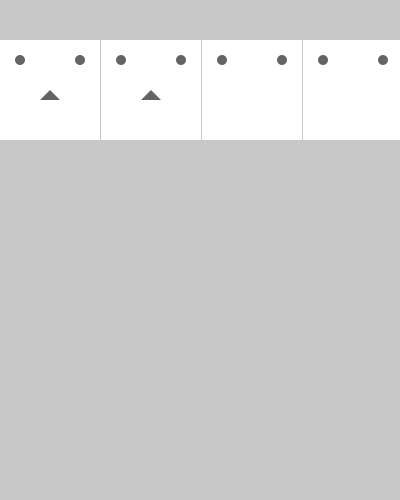
Frame 1 (no input)
Frame 60 (the mouse pressed at the canvas centre just before this capture): identical to frame 1, image omitted
Frame 120 (the mouse held since frame 60 and released just before this capture): identical to frame 1, image omitted

The Processing sketch that drew this single still picture (run headless with seeded random() and noise(); from frame 60 on, the mouse is pressed at the canvas centre):

// Processing sketch: functionFace
// ── functionFace.pde
void setup() {
  size(400, 500);
  smooth();
  noStroke();
}

void draw() {
  background(200);
  for (int i = 0; i<width; i+= 101) {
    drawFace(i, 40);
  }
  
  // other stuff
}

void drawFace(int x, int y) {
  fill(255);
  rect(x, y, 100, 100);
  fill(100);
  ellipse(x + 20, y + 20, 10, 10);
  ellipse(x + 80, y + 20, 10, 10);
  if (x < width/2) drawNose(x, y);
}

void drawNose(int x, int y) {
  //code to draw a nose
  triangle(x + 50, y + 50, x + 40, y + 60, x + 60, y + 60);
}
